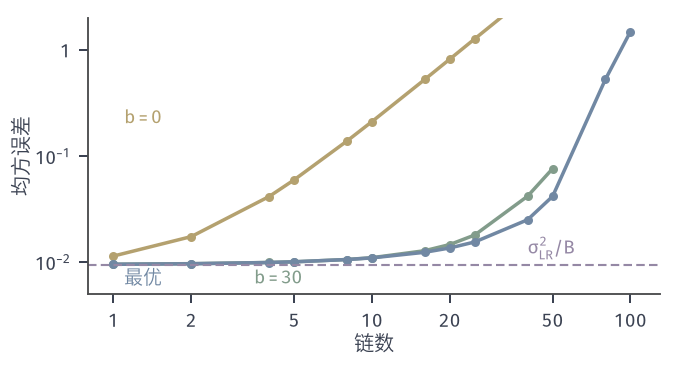

Source code (Python):
from pathlib import Path
import sys
HERE = Path(__file__).resolve().parent
sys.path.insert(0, str(HERE.parent/"budget-common"))
from budget_fig import *
# AR(1) chain X^(t) = rho X^(t-1) + sqrt(1-rho^2) eps, rho = 0.9, target N(0,1), f(x) = x, I = 0.
# Total budget B = 2000 iterations split into m chains of T = B/m steps, each started at x0 = 10, first b steps discarded.
# Exact moments: E X^(t) = rho^t x0, Cov(X^(s), X^(t)) = rho^|t-s| (1 - rho^(2 min(s,t))).
rho, x0, B = 0.9, 10.0, 2000
def mse(m, b):
    T = B//m; L = T-b
    if L < 1: return np.inf, np.inf, np.inf
    t = np.arange(b+1, T+1)
    bias = x0*np.sum(rho**t)/L
    S, Tt = np.meshgrid(t, t)
    C = rho**np.abs(S-Tt)*(1-rho**(2*np.minimum(S, Tt)))
    var = C.sum()/L**2/m
    return bias**2+var, bias, var
ms = np.array([1, 2, 4, 5, 8, 10, 16, 20, 25, 40, 50, 80, 100])
fig, ax = figure(width_mm=96, height_mm=52)
panel(fig, left=.13, right=.97, bottom=.2, top=.95)
facts = {}
for b, c, ls in [(0, YELLOW, '-'), (30, GREEN, '-')]:
    y = [mse(m, b)[0] for m in ms]
    ax.plot(ms, y, 'o-', color=c, lw=1.4, ms=2.6)
    facts['b=%d' % b] = {int(m): mse(m, b) for m in ms}
best = []
for m in ms:
    vals = [(mse(m, b)[0], b) for b in range(0, B//m)]
    best.append(min(vals))
ax.plot(ms, [v for v, b in best], 'o-', color=BLUE, lw=1.4, ms=2.6)
facts['best'] = {int(m): {'mse': v, 'b': b} for m, (v, b) in zip(ms, best)}
ax.axhline(19/B, color=PURPLE, lw=.85, ls=DASH)
ax.set_xscale('log'); ax.set_yscale('log'); ax.set_xlim(.8, 130); ax.set_ylim(5e-3, 2)
ax.set_xticks([1, 2, 5, 10, 20, 50, 100]); ax.set_xticklabels(['1', '2', '5', '10', '20', '50', '100']); ax.minorticks_off()
logticks(ax, [-2, -1, 0])
lab(ax, 1.1, .2, r'$b=0$', YELLOW); lab(ax, 3.5, .0062, r'$b=30$', GREEN); lab(ax, 1.1, .0062, '最优', BLUE)
lab(ax, 40, 19/B*1.25, r'$\sigma^{2}_{\mathrm{LR}}/B$', PURPLE)
axlab(ax, '链数', '均方误差')
save(fig, HERE, 'figure', {k: (v if k != 'b=0' and k != 'b=30' else {m: [float(x) for x in t] for m, t in v.items()}) for k, v in facts.items()})
for k in ['b=0', 'b=30']:
    print(k, {m: tuple(round(float(x), 5) for x in facts[k][m]) for m in [1, 4, 10, 20, 50]})
print({m: (round(float(d['mse']), 5), d['b']) for m, d in facts['best'].items()})
